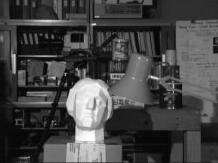
#> input picture opencv_test/camera_calibration_3D_reconstruction/left.jpg, 218 x 163 px, given in place of the camera
$ python cascade_classifier.py
#> lines starting #> are read from the running program, lines starting #| are printed output that depends on the picture
#> further down, frame is the input picture: shape (163, 218, 3); min 0, max 255, mean 68.6
# 级联分类器
from __future__ import print_function

import cv2 as cv


def detectAndDisplay(frame):
    frame_gray = cv.cvtColor(frame, cv.COLOR_BGR2GRAY)
    frame_gray = cv.equalizeHist(frame_gray)
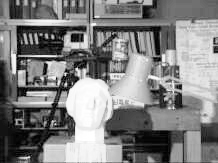
#> frame_gray: shape (163, 218); min 0, max 255, mean 128.5
    # -- 检测面
    faces = face_cascade.detectMultiScale(frame_gray)
#> faces = ()
    for (x, y, w, h) in faces:
        center = (x + w // 2, y + h // 2)
        frame = cv.ellipse(frame, center, (w // 2, h // 2), 0, 0, 360, (255, 0, 255), 4)
        faceROI = frame_gray[y:y + h, x:x + w]
        # -- 在每一张脸上，检测眼睛
        eyes = eyes_cascade.detectMultiScale(faceROI)
        for (x2, y2, w2, h2) in eyes:
            eye_center = (x + x2 + w2 // 2, y + y2 + h2 // 2)
            radius = int(round((w2 + h2) * 0.25))
            frame = cv.circle(frame, eye_center, radius, (255, 0, 0), 4)
#> this loop made 0 passes
    frame = cv.flip(frame, 1, dst=None)
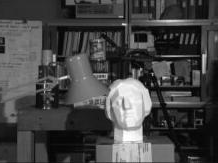
#> frame: shape (163, 218, 3); min 0, max 255, mean 68.6
    cv.imshow('Capture - Face detection', frame)


face_cascade_name = "haarcascade_frontalface_alt.xml"
eyes_cascade_name = "haarcascade_eye_tree_eyeglasses.xml"
face_cascade = cv.CascadeClassifier()
eyes_cascade = cv.CascadeClassifier()
# -- 1. 加载cascades
if not face_cascade.load(cv.samples.findFile(face_cascade_name)):
    print('--(!)Error loading face cascade')
    exit(0)
if not eyes_cascade.load(cv.samples.findFile(eyes_cascade_name)):
    print('--(!)Error loading eyes cascade')
    exit(0)

# -- 2. 读取视频流
cap = cv.VideoCapture(0)
if not cap.isOpened:
    print('--(!)Error opening video capture')
    exit(0)
while True:
    ret, frame = cap.read()
    if frame is None:
        print('--(!) No captured frame -- Break!')
        break
    detectAndDisplay(frame)
    if cv.waitKey(10) == 27:
#> (key Esc is pressed here)
        break
